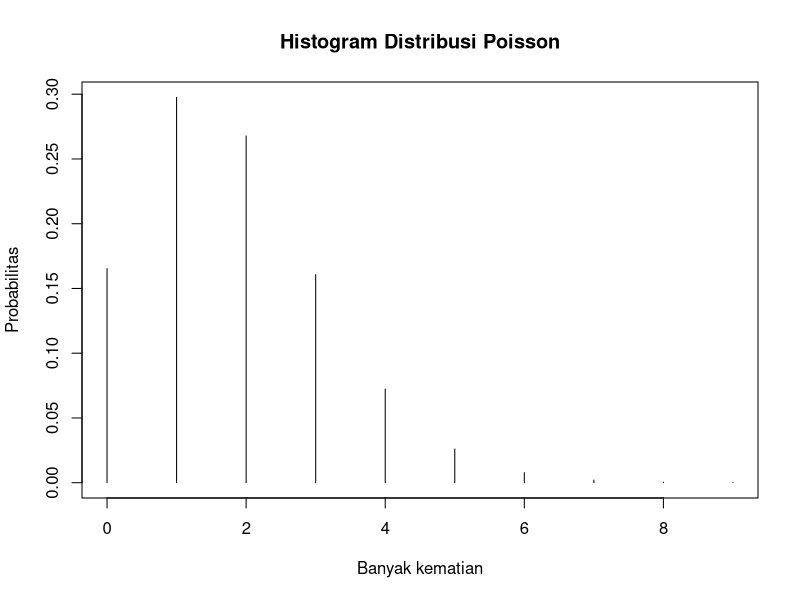

Recreate this plot in R.
# Poin A
# Jawaban ada di README.md

lambda <- 1.8
x <- 4

# Poin B
probability <- dpois(x=x,lambda=lambda)
probability

# Poin C
probability <- ppois(q=x, lambda=lambda, lower.tail=TRUE)
probability

# Poin D
probability <- ppois(q=x+1, lambda=lambda, lower.tail=FALSE)
probability

# Poin E
nilai_harapan <- lambda
nilai_harapan

standar_deviasi <- sqrt(nilai_harapan)
standar_deviasi

# Poin F
arr <- 0:9
plot(arr, dpois(arr, lambda=lambda),
     type='h',
     main='Histogram Distribusi Poisson',
     xlab='Banyak kematian',
     ylab='Probabilitas'
)

# Poin G
n <- 10
set.seed(1)
ans <- rpois(n=n, lambda=lambda)
ans

# Poin H
# Jawaban ada di README.md